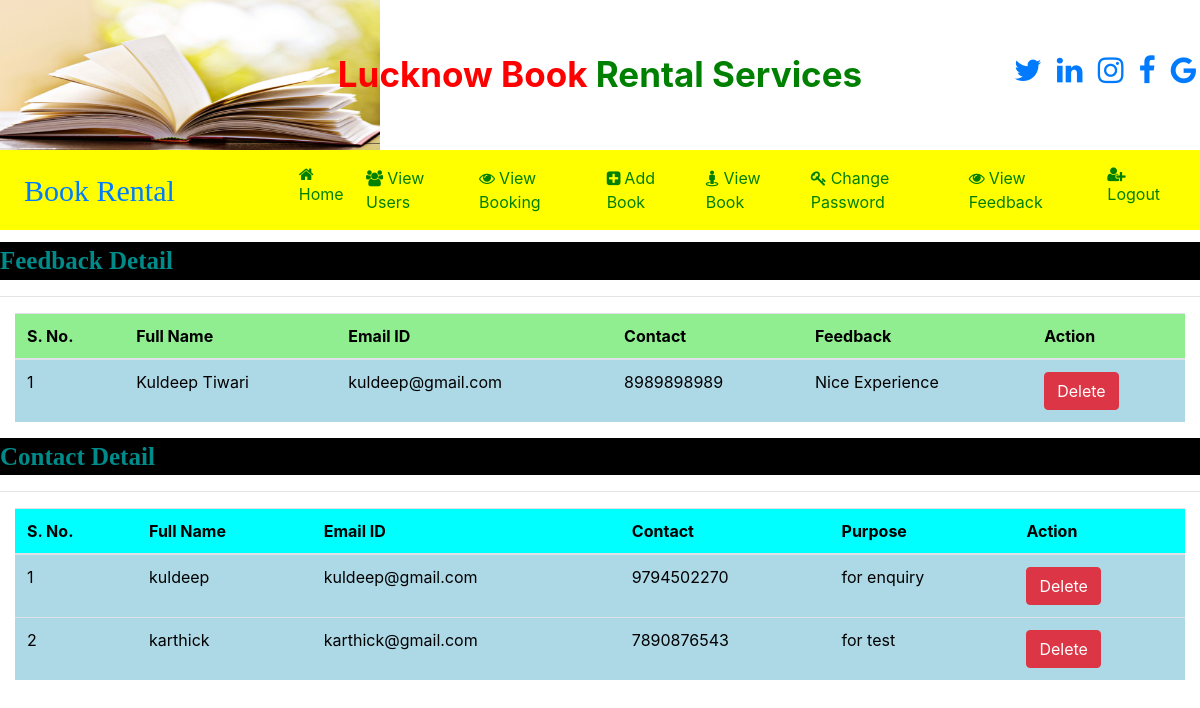
/view_feedback/ (signed in), run on the app's committed database.
### book/models.py (models this page shows)
class Feedback(models.Model):
    feedback_name = models.CharField(max_length=20,null=True)
    feedback_contact = models.CharField(max_length=30, null=True)
    feedback_email = models.CharField(max_length=10,null=True)
    feedback_comment = models.CharField(max_length=15,null=True)

class Contact(models.Model):
    con_name = models.CharField(max_length=20,null=True)
    con_mobile = models.CharField(max_length=30, null=True)
    con_email = models.CharField(max_length=10,null=True)
    con_purpose = models.CharField(max_length=15,null=True)

### book/views.py (the view)
# urls.py: path('view_feedback/',views.view_feedback,name="view_feedback"),
def view_feedback(request):
    if not request.user.is_authenticated:
        return redirect('admin_login')
    data = Feedback.objects.all()
    data2 = Contact.objects.all()
    d = {'data':data,'data2':data2}
    return render(request,'view_feedback.html',d)

### book/templates/view_feedback.html
{% include 'admin_navigation.html' %}
{% load static %}
{% block body %}
<marquee behavior="alternate" style="font-family: 'Monotype Corsiva'; font-size:25px; color:darkcyan; background-color:black; font-weight:bold; margin-top:1%">
     Feedback Detail
</marquee>
<hr>
<div class="container-fluid">
<table class="table table-hover " id="example">
    <thead>
    <tr style="background-color: lightgreen; color : black">
        <th>S. No.</th>
        <th>Full Name</th>
        <th>Email ID</th>
        <th>Contact</th>
        <th>Feedback</th>
        <th>Action</th>
    </tr>
    </thead>
    <tbody style="background-color:lightblue; color: black">
    {% for i in data %}
    <tr>
        <td>{{forloop.counter}}</td>
        <td>{{i.feedback_name}}</td>
        <td>{{i.feedback_email}}</td>
        <td>{{i.feedback_contact}}</td>
        <td>{{i.feedback_comment}}</td>
        <td><a href="{% url 'delete_feedback' i.id %}" class="btn btn-danger" onclick="return confirm('Are you Sure?')">Delete</a> </td>
    </tr>
    {% endfor %}
    </tbody>
</table>
</div>
<marquee behavior="alternate" style="font-family: 'Monotype Corsiva'; font-size:25px; color:darkcyan; background-color:black; font-weight:bold; margin-top:1%">
     Contact Detail
</marquee>
<hr>
<div class="container-fluid">
<table class="table table-hover " id="example">
    <thead>
    <tr style="background-color: cyan; color : black">
        <th>S. No.</th>
        <th>Full Name</th>
        <th>Email ID</th>
        <th>Contact</th>
        <th>Purpose</th>
        <th>Action</th>
    </tr>
    </thead>
    <tbody style="background-color:lightblue; color: black">
    {% for i in data2 %}
    <tr>
        <td>{{forloop.counter}}</td>
        <td>{{i.con_name}}</td>
        <td>{{i.con_email}}</td>
        <td>{{i.con_mobile}}</td>
        <td>{{i.con_purpose}}</td>
        <td><a href="{% url 'delete_contact' i.id %}" class="btn btn-danger" onclick="return confirm('Are you Sure?')">Delete</a> </td>
    </tr>
    {% endfor %}
    </tbody>
</table>
</div>
{% endblock %}

### book/templates/admin_navigation.html (shortened to what this page needs)
<html>
<head>
    {% load static %}
  <link rel="stylesheet" href="https://maxcdn.bootstrapcdn.com/bootstrap/4.5.2/css/bootstrap.min.css">
 <link rel="stylesheet" href="https://cdnjs.cloudflare.com/ajax/libs/font-awesome/4.7.0/css/font-awesome.min.css">
</head>
<body>
<div >
    <div class="row">
        <div class="col-sm-3 ">
                  <img src="{% static 'images/10.jpg' %}" width="380px" height="150px" title="Room Booking">
        </div>
        <div class="col-sm-6 mt-5 text-center">
                  <span style="font-weight: bold; font-size:35px">
                        <span style="color:red">Lucknow Book</span>
                        <span style="color:green">Rental Services</span>
                  </span>
        </div>
        <div class="col-sm-3 mt-5" style="padding-left:8%">
            <span style="font-weight:bold ; font-size:30px">
                <span><a href="https://twitter.com/" target="_blank"> <i class="fa fa-twitter pl-2"></i></a></span>
                <span><a href="https://in.linkedin.com/" target="_blank"><i class="fa fa-linkedin pl-2"></i></a></span>
                <span><a href="https://www.instagram.com/" target="_blank"><i class="fa fa-instagram pl-2"></i></a></span>
                <span><a href="https://www.facebook.com/" target="_blank"><i class="fa fa-facebook pl-2"></i></a></span>
                <span><a href="https://www.google.com/" target="_blank"><i class="fa fa-google pl-2"></i></a></span>
            </span>
        </div>
    </div>
</div>
<nav class="navbar navbar-expand-sm" style="background-color:yellow">
    <a class="navbar-brand text-red pl-2 font-weight" style="font-family:'elephant'; font-size:30px">Book Rental</a>
<ul class="navbar-nav">
    <li class="nav-item">
        <a class="nav-link" href="{% url 'admin_home' %}" style="margin-left:100px"><i class="fa fa-home mr-2"></i>Home</a>
    </li>
    <li class="nav-item">
        <a class="nav-link" href="{% url 'view_users' %}"><i class="fa fa-users mr-1"></i>View Users</a>
    </li>
    <li class="nav-item">
        <a class="nav-link" href="{% url 'view_booking_admin' %}"><i class="fa fa-eye mr-1"></i>View Booking</a>
    </li>
    <li class="nav-item">
        <a class="nav-link" href="{% url 'add_book' %}"><i class="fa fa-plus-square mr-1"></i>Add Book</a>
    </li>
     <li class="nav-item">
        <a class="nav-link" href="{% url 'view_book_admin' %}"><i class="fa fa-street-view mr-1"></i>View Book</a>
    </li>
    <li class="nav-item">
        <a class="nav-link" href="{% url 'change_passwordadmin' %}"><i class="fa fa-key mr-1"></i>Change Password</a>
    </li>
    <li class="nav-item">
        <a class="nav-link" href="{% url 'view_feedback' %}"><i class="fa fa-eye mr-1"></i>View Feedback</a>
    </li>
    <li class="nav-item">
        <a class="nav-link" href="{% url 'Logout' %}"><i class="fa fa-user-plus mr-1"></i>Logout</a>
    </li>
</ul>
</nav>
</body>
</html>

### book/templates/admin_navigation.html (style rules this page uses)
.nav-link { color:green !important; margin-right: 4px }

### data on the page
Feedback: feedback_name "Kuldeep Tiwari", feedback_email "kuldeep@gmail.com", feedback_contact "8989898989", feedback_comment "Nice Experience"
Contact: con_name "kuldeep", con_email "kuldeep@gmail.com", con_mobile "9794502270", con_purpose "for enquiry"
Contact: con_name "karthick", con_email "karthick@gmail.com", con_mobile "7890876543", con_purpose "for test"
